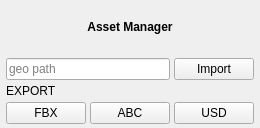
<?xml version="1.0" encoding="UTF-8"?>
<ui version="4.0">
 <class>scTouv</class>
 <widget class="QWidget" name="scTouv">
  <property name="geometry">
   <rect>
    <x>0</x>
    <y>0</y>
    <width>300</width>
    <height>287</height>
   </rect>
  </property>
  <property name="windowTitle">
   <string>Houdini</string>
  </property>
  <layout class="QVBoxLayout" name="verticalLayout_2">
   <property name="spacing">
    <number>0</number>
   </property>
   <property name="sizeConstraint">
    <enum>QLayout::SetFixedSize</enum>
   </property>
   <property name="leftMargin">
    <number>0</number>
   </property>
   <property name="topMargin">
    <number>0</number>
   </property>
   <property name="rightMargin">
    <number>0</number>
   </property>
   <property name="bottomMargin">
    <number>4</number>
   </property>
   <item>
    <widget class="QLabel" name="label">
     <property name="text">
      <string/>
     </property>
     <property name="pixmap">
      <pixmap resource="scTouv.qrc">:/first/img/SCtoUV.png</pixmap>
     </property>
    </widget>
   </item>
   <item>
    <layout class="QVBoxLayout" name="verticalLayout">
     <property name="spacing">
      <number>4</number>
     </property>
     <property name="leftMargin">
      <number>6</number>
     </property>
     <property name="topMargin">
      <number>6</number>
     </property>
     <property name="rightMargin">
      <number>6</number>
     </property>
     <item>
      <widget class="QLabel" name="label_2">
       <property name="sizeIncrement">
        <size>
         <width>0</width>
         <height>30</height>
        </size>
       </property>
       <property name="font">
        <font>
         <weight>75</weight>
         <bold>true</bold>
        </font>
       </property>
       <property name="text">
        <string>Asset Manager</string>
       </property>
       <property name="alignment">
        <set>Qt::AlignCenter</set>
       </property>
      </widget>
     </item>
     <item>
      <layout class="QHBoxLayout" name="horizontalLayout_2">
       <property name="leftMargin">
        <number>0</number>
       </property>
       <property name="topMargin">
        <number>20</number>
       </property>
       <item>
        <widget class="QLineEdit" name="edt_asset">
         <property name="placeholderText">
          <string>geo path</string>
         </property>
        </widget>
       </item>
       <item>
        <widget class="QPushButton" name="btn_asset">
         <property name="toolTip">
          <string>import geo to reto</string>
         </property>
         <property name="text">
          <string>Import</string>
         </property>
        </widget>
       </item>
      </layout>
     </item>
     <item>
      <widget class="QLabel" name="label_3">
       <property name="sizeIncrement">
        <size>
         <width>0</width>
         <height>0</height>
        </size>
       </property>
       <property name="text">
        <string>EXPORT</string>
       </property>
      </widget>
     </item>
     <item>
      <layout class="QHBoxLayout" name="horizontalLayout">
       <property name="leftMargin">
        <number>0</number>
       </property>
       <item>
        <widget class="QPushButton" name="btn_add">
         <property name="text">
          <string>FBX</string>
         </property>
        </widget>
       </item>
       <item>
        <widget class="QPushButton" name="btn_add_2">
         <property name="text">
          <string>ABC</string>
         </property>
        </widget>
       </item>
       <item>
        <widget class="QPushButton" name="btn_add_3">
         <property name="text">
          <string>USD</string>
         </property>
        </widget>
       </item>
      </layout>
     </item>
    </layout>
   </item>
  </layout>
 </widget>
 <resources>
  <include location="scTouv.qrc"/>
 </resources>
 <connections/>
</ui>
